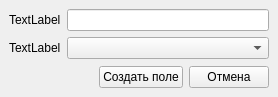
<?xml version="1.0" encoding="UTF-8"?>
<ui version="4.0">
 <class>MainWindow</class>
 <widget class="QMainWindow" name="MainWindow">
  <property name="geometry">
   <rect>
    <x>0</x>
    <y>0</y>
    <width>278</width>
    <height>97</height>
   </rect>
  </property>
  <property name="windowTitle">
   <string>MainWindow</string>
  </property>
  <widget class="QWidget" name="centralwidget">
   <property name="minimumSize">
    <size>
     <width>200</width>
     <height>0</height>
    </size>
   </property>
   <layout class="QVBoxLayout" name="verticalLayout">
    <item>
     <layout class="QFormLayout" name="formLayout">
      <item row="0" column="0">
       <widget class="QLabel" name="txt1">
        <property name="text">
         <string>TextLabel</string>
        </property>
       </widget>
      </item>
      <item row="0" column="1">
       <widget class="QLineEdit" name="edittxt"/>
      </item>
      <item row="1" column="0">
       <widget class="QLabel" name="txt2">
        <property name="text">
         <string>TextLabel</string>
        </property>
       </widget>
      </item>
      <item row="1" column="1">
       <widget class="QComboBox" name="comboBox"/>
      </item>
     </layout>
    </item>
    <item>
     <layout class="QHBoxLayout" name="horizontalLayout">
      <item>
       <spacer name="horizontalSpacer">
        <property name="orientation">
         <enum>Qt::Horizontal</enum>
        </property>
        <property name="sizeHint" stdset="0">
         <size>
          <width>40</width>
          <height>20</height>
         </size>
        </property>
       </spacer>
      </item>
      <item>
       <widget class="QPushButton" name="confBtn">
        <property name="text">
         <string>Создать поле</string>
        </property>
       </widget>
      </item>
      <item>
       <widget class="QPushButton" name="cansBtn">
        <property name="text">
         <string>Отмена</string>
        </property>
       </widget>
      </item>
     </layout>
    </item>
   </layout>
  </widget>
 </widget>
 <resources/>
 <connections/>
</ui>
